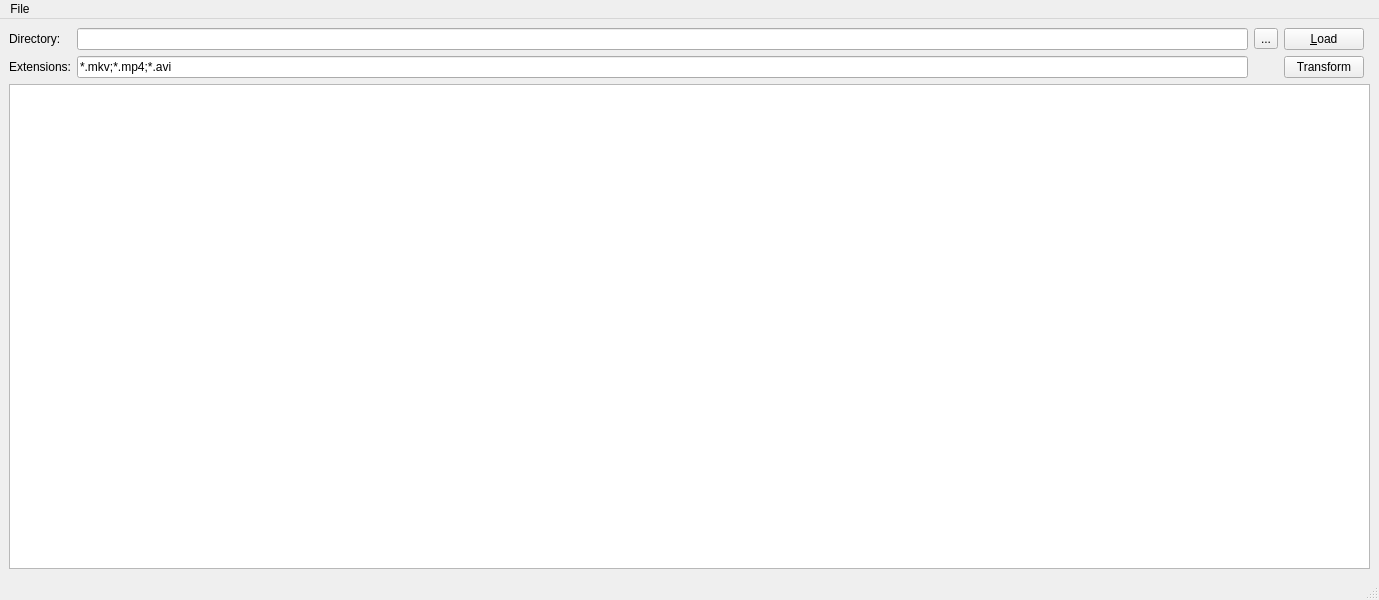
<?xml version="1.0" encoding="UTF-8"?>
<ui version="4.0">
 <class>CMainWindow</class>
 <widget class="QMainWindow" name="CMainWindow">
  <property name="geometry">
   <rect>
    <x>0</x>
    <y>0</y>
    <width>1379</width>
    <height>600</height>
   </rect>
  </property>
  <property name="windowTitle">
   <string>Multi Movie in a Dir Finder</string>
  </property>
  <property name="windowIcon">
   <iconset resource="application.qrc">
    <normaloff>:/resources/open.png</normaloff>:/resources/open.png</iconset>
  </property>
  <widget class="QWidget" name="centralwidget">
   <layout class="QGridLayout" name="gridLayout">
    <item row="0" column="1">
     <widget class="QLineEdit" name="directory">
      <property name="sizePolicy">
       <sizepolicy hsizetype="Expanding" vsizetype="Fixed">
        <horstretch>0</horstretch>
        <verstretch>0</verstretch>
       </sizepolicy>
      </property>
     </widget>
    </item>
    <item row="0" column="3">
     <widget class="QPushButton" name="btnLoad">
      <property name="text">
       <string>&amp;Load</string>
      </property>
     </widget>
    </item>
    <item row="2" column="0" colspan="5">
     <widget class="QTreeView" name="files">
      <property name="editTriggers">
       <set>QAbstractItemView::NoEditTriggers</set>
      </property>
      <property name="alternatingRowColors">
       <bool>true</bool>
      </property>
      <property name="selectionMode">
       <enum>QAbstractItemView::MultiSelection</enum>
      </property>
      <property name="sortingEnabled">
       <bool>true</bool>
      </property>
     </widget>
    </item>
    <item row="0" column="2">
     <widget class="QToolButton" name="btnSelectDir">
      <property name="text">
       <string>...</string>
      </property>
      <property name="icon">
       <iconset resource="application.qrc">
        <normaloff>:/resources/open.png</normaloff>:/resources/open.png</iconset>
      </property>
     </widget>
    </item>
    <item row="0" column="0">
     <widget class="QLabel" name="label">
      <property name="text">
       <string>Directory:</string>
      </property>
     </widget>
    </item>
    <item row="1" column="3">
     <widget class="QPushButton" name="btnTransform">
      <property name="text">
       <string>Transform</string>
      </property>
     </widget>
    </item>
    <item row="1" column="1">
     <widget class="QLineEdit" name="extensions">
      <property name="sizePolicy">
       <sizepolicy hsizetype="Expanding" vsizetype="Fixed">
        <horstretch>0</horstretch>
        <verstretch>0</verstretch>
       </sizepolicy>
      </property>
      <property name="text">
       <string>*.mkv;*.mp4;*.avi</string>
      </property>
     </widget>
    </item>
    <item row="1" column="0">
     <widget class="QLabel" name="label_5">
      <property name="text">
       <string>Extensions:</string>
      </property>
     </widget>
    </item>
   </layout>
  </widget>
  <widget class="QMenuBar" name="menubar">
   <property name="geometry">
    <rect>
     <x>0</x>
     <y>0</y>
     <width>1379</width>
     <height>22</height>
    </rect>
   </property>
   <widget class="QMenu" name="menuFile">
    <property name="title">
     <string>File</string>
    </property>
    <addaction name="actionSetDirectory"/>
    <addaction name="separator"/>
    <addaction name="actionExit"/>
   </widget>
   <addaction name="menuFile"/>
  </widget>
  <widget class="QStatusBar" name="statusbar"/>
  <action name="actionSetDirectory">
   <property name="text">
    <string>Set &amp;Directory...</string>
   </property>
  </action>
  <action name="actionExit">
   <property name="text">
    <string>E&amp;xit</string>
   </property>
  </action>
 </widget>
 <tabstops>
  <tabstop>directory</tabstop>
  <tabstop>btnSelectDir</tabstop>
  <tabstop>btnLoad</tabstop>
  <tabstop>extensions</tabstop>
  <tabstop>files</tabstop>
 </tabstops>
 <resources>
  <include location="application.qrc"/>
 </resources>
 <connections>
  <connection>
   <sender>actionExit</sender>
   <signal>triggered()</signal>
   <receiver>CMainWindow</receiver>
   <slot>close()</slot>
   <hints>
    <hint type="sourcelabel">
     <x>-1</x>
     <y>-1</y>
    </hint>
    <hint type="destinationlabel">
     <x>399</x>
     <y>299</y>
    </hint>
   </hints>
  </connection>
 </connections>
</ui>
